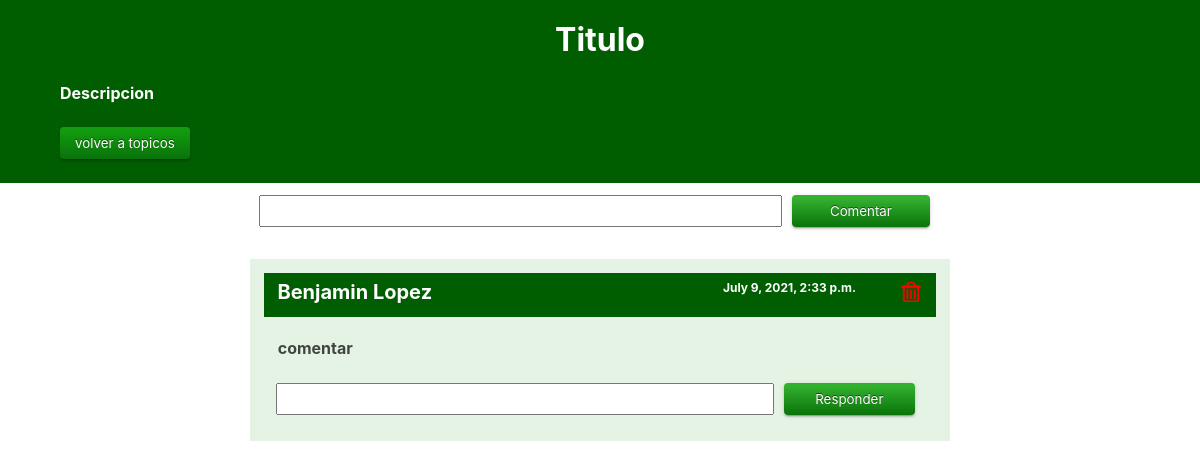
The app's page /comentforo/4 (signed in) with its own data.
### forums/models.py (models this page shows)
class Forums(models.Model):
    id = models.IntegerField(primary_key=True)#id del foro
    title = models.CharField(max_length=200,unique=True)#titulo del foro
    descripcion = models.CharField(max_length=2000)#descripcion del foro
    id_user = models.ForeignKey(settings.AUTH_USER_MODEL, on_delete=models.CASCADE)#id del usuario que creo el foro
    id_topic=models.ForeignKey(Topics, on_delete=models.CASCADE)#id del topico al que pertenecen el foro
    cant_coment = models.IntegerField(null=True)
    created_at = models.DateTimeField(auto_now_add=True)#esto guarda una unica vez la fecha en la que se hace el registro
    updated_at = models.DateTimeField(auto_now=True)#esto modifica el registro cada vez que hace una edicion

class Coment(models.Model):
    id = models.IntegerField(primary_key=True)#id del comentario
    content = models.TextField(max_length=3000,blank=True,null=True)#contenido del comentario
    id_user = models.ForeignKey(settings.AUTH_USER_MODEL, on_delete=models.CASCADE)#en caso de borrarse
    id_forum= models.ForeignKey(Forums, on_delete=models.CASCADE)
    padre = models.ForeignKey("self",null=True,blank=True,on_delete=models.CASCADE)
    created_at = models.DateTimeField(auto_now_add=True)#esto guarda una unica vez la fecha en la que se hace el registro

### forums/views.py (the view, shortened to what this page needs)
# urls.py: path('comentforo',forum.comentforo,name='comentforo'),
def comentforo(request,**kwargs):
    userid = request.user.id
    usuario=User.objects.get(id=userid)
    username=usuario.first_name+" "+usuario.last_name
    listacomentarios=list()
    idforo=kwargs.get('idforo')
    if kwargs.get('idforo')=='inicio-topicos.html':
        return redirect('inicio_topicos')
    foro=Forums.objects.get(id=idforo)
    comentarios=Coment.objects.filter(id_forum_id=foro.id)
    for comentario in comentarios:
        if comentario.padre_id==None:
            comentario.padre_id='None'
            listacomentarios.append(comentario)
            for coment in comentarios:
                if coment.padre_id==comentario.id:
                    listacomentarios.append(coment)
                else:
                    pass
        else:
            pass
    comentariosfinal=[]
    for com in listacomentarios:
        user=User.objects.get(id=com.id_user_id)
        comentariosfinal.append([user.id, com.padre_id, user.first_name+" "+user.last_name,com.content, com.created_at,com.id])
    time.sleep(1)
    return render(request,'comentforo.html',{
        'comentar':'False',
        'reply':'False',
        'del_comentario':'False',
        'foro':foro,
        'comments':listacomentarios,
        'userid':userid,
        "username":username,
        'user':usuario,
        'comentariosf':comentariosfinal,
    })

### forums/templates/comentforo.html (shortened to what this page needs)
{%load static%}
<!DOCTYPE html>
<html>
    <head>
        <link rel="stylesheet" type="text/css" href="{% static 'css-forums/comentforo.css' %}">
    </head>
    <body>
        <header>
            <h1 id="titulo_foro">{{foro.title}}</h1>
            <label id="descripcion_foro">{{foro.descripcion}}</label>
            <button id="btn_volverinicio"onclick="location.href='inicio-topicos.html'">volver a topicos</button>
        </header>
        <div class="cajacomentarios">
            <div class="formcomentar">
                <form action="" method="post">
                    <input class="input_form" type="text" name="comentario"/>
                    <button class="btn_comentar"type="submit" name="reply" value="True" >Comentar
                    </button>
                </form>
            </div>
            {% for coment in comentariosf %}
                {%if coment.1 == 'None'%}
                    <div class="comentario">
                        <div class="header_comentario">
                            <label class="nombreusuario_coment">{{coment.2}}</label>
                            <label class="created_at">{{coment.4}}</label>
                            {%if coment.0 == userid or user.is_staff == True %}
                                <form method="post" action="">
                                    <button onclick="return confirm('¿Desea eliminar este comentario?')" type="submit" class="del_btn_com" value="True" name="del_comentario">
                                        <img src="{%static 'img/del-icono.png' %}"alt="del-icono"/>
                                    </button>
                                </form>
                            {%endif%}
                        </div>
                        <label class="contt_comment">{{coment.3}}</label>
                        <div class="formcomentar">
                            <form action="" method="post">
                                <input class="input_form" type="text" name="comentario"/>
                                <button class="btn_comentar"type="submit" name="reply" value="True" >Responder
                                </button>
                            </form>
                        </div>
                    </div>
                {%endif%}
                {% empty %}
                <h2 id="emptymsg">Sin comentarios aun</h2>
            {%endfor%}
        </div>
    </body>
</html>

### forums/static/css-forums/comentforo.css (style rules this page uses)
* { padding: 0px; margin: 0px; font-family: -apple-system,BlinkMacSystemFont,"Segoe UI",Roboto,"Helvetica Neue",Arial,sans-serif,"Apple Color Emoji","Segoe UI Emoji","Segoe UI Symbol"; }
body { width: 100%; background-color:white; }
header { display:flex; flex-direction:column; color: white; position: inherit; width: 100%; background: rgb(0, 94, 0); align-items:left; padding-top: 20px; }
header h1 { width: 100%; text-align: center; }
header label { color: white; margin: 5%; margin-top: 2%; margin-bottom: 2%; width: 90%; text-align: justify; }
#btn_volverinicio { width: 130px; margin: 5%; margin-top: 0; margin-bottom: 2%; padding: 8px 8px; border: none; border-radius: 5px; display: block; color: #fff; background-color: rgb(0,0,0, 0.5); cursor: pointer; border-radius: 4px; box-shadow: 0 3px 1px -2px rgb(0 0 0 / 20%), 0 2px 2px 0 rgb(0 0 0 / 14%), 0 1px 5px 0 rgb(0 0 0 / 12%); box-shadow: 280ms cubic-bezier(0.4, 0, 0.2, 1); background-image: linear-gradient(rgba(25, 196, 20, 0.733) 10%,#0a720a 100%); text-shadow: 0 -1px 0 rgb(0 0 0 / 50%); }
.cajacomentarios { position: relative; width: 60%; padding-left: 20%; text-align: center; }
.formcomentar { width: 100%; }
.formcomentar form { display: flex; width: 96%; padding: 1%; margin: 1%; margin-top: 0; }
.formcomentar form .input_form { margin: 5px; width: 75%; }
.formcomentar form .btn_comentar { margin: 5px; width: 20%; padding: 8px 8px; border: none; border-radius: 5px; display: block; color: #fff; background-color: rgb(0,0,0, 0.5); cursor: pointer; border-radius: 4px; box-shadow: 0 3px 1px -2px rgb(0 0 0 / 20%), 0 2px 2px 0 rgb(0 0 0 / 14%), 0 1px 5px 0 rgb(0 0 0 / 12%); box-shadow: 280ms cubic-bezier(0.4, 0, 0.2, 1); background-image: linear-gradient(rgba(25, 196, 20, 0.733) 10%,#0a720a 100%); text-shadow: 0 -1px 0 rgb(0 0 0 / 50%) }
.comentario { display: flex; flex-direction: row; flex-wrap: wrap; margin: 10px; margin-top: 20px; padding: 1%; background-color: rgba(1, 134, 1, 0.1); text-align: initial; }
.header_comentario { display: flex; flex-direction: row; width: 96%; background: rgb(0, 94, 0); height: 30px; margin: 1%; padding: 1%; }
.comentario .nombreusuario_coment { font-size: 20px; color: white; width: 64%; padding-left: 1%; }
.comentario .contt_comment { width: 100%; padding: 1%; margin: 1%; margin-left: 2%; text-align: justify; }
.comentario .created_at { font-size: 12px; background: rgb(0, 94, 0); color: white; width: 25%; height: 30px; text-align: end; }
.del_btn_com { background: rgb(0, 94, 0); border: 0; font-size: 20px; width: 37px; height: 24px; border: 0; color: white; margin-top: 3%; margin-left: 36px; }
label { font-weight: bold; padding: 0px; color: rgba(0, 0, 0, 0.719); }

### records on screen
Forums: title "Titulo", descripcion "Descripcion"
Coment: created_at "July 9, 2021, 2:33 p.m.", content "comentar"

### other values on screen
{{ coment.2 }} "Benjamin Lopez"
